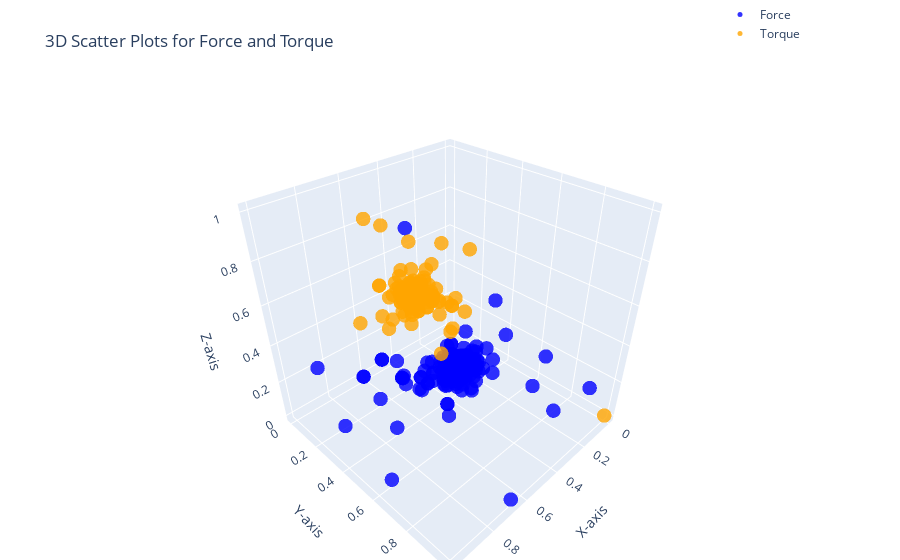

Notebook cell for this chart:
### Code cell
import plotly.graph_objects as go

# 3D scatter plot for Force (Fx, Fy, Fz)
force_plot = go.Scatter3d(
    x=cleaned_df['Fx'],
    y=cleaned_df['Fy'],
    z=cleaned_df['Fz'],
    mode='markers',
    marker=dict(size=5, color='blue', opacity=0.8),
    name='Force'
)

# 3D scatter plot for Torque (Tx, Ty, Tz)
torque_plot = go.Scatter3d(
    x=cleaned_df['Tx'],
    y=cleaned_df['Ty'],
    z=cleaned_df['Tz'],
    mode='markers',
    marker=dict(size=5, color='orange', opacity=0.8),
    name='Torque'
)

# Create subplots
fig = go.Figure()

# Add Force plot
fig.add_trace(force_plot)
fig.add_trace(torque_plot)

# Layout settings
fig.update_layout(
    title='3D Scatter Plots for Force and Torque',
    scene=dict(
        xaxis_title='X-axis',
        yaxis_title='Y-axis',
        zaxis_title='Z-axis'
    ),
    legend=dict(x=0.8, y=1.2),
    margin=dict(l=0, r=0, b=0, t=40)
)

fig.show()

### Figure 1 — Plotly figure (JSON) as saved in the notebook; plotly's stock layout.template omitted (floating-point values rounded to 4 significant figures; data arrays with more than 128 entries replaced by an {"elided": "..."} marker saying what was removed)
{"data": [{"marker": {"color": "blue", "opacity": 0.8, "size": 5}, "mode": "markers", "name": "Force", "type": "scatter3d", "x": {"elided": "705 float values"}, "y": {"elided": "705 float values"}, "z": {"elided": "705 float values"}}, {"marker": {"color": "orange", "opacity": 0.8, "size": 5}, "mode": "markers", "name": "Torque", "type": "scatter3d", "x": {"elided": "705 float values"}, "y": {"elided": "705 float values"}, "z": {"elided": "705 float values"}}], "layout": {"legend": {"x": 0.8, "y": 1.2}, "margin": {"b": 0, "l": 0, "r": 0, "t": 40}, "scene": {"xaxis": {"title": {"text": "X-axis"}}, "yaxis": {"title": {"text": "Y-axis"}}, "zaxis": {"title": {"text": "Z-axis"}}}, "title": {"text": "3D Scatter Plots for Force and Torque"}}}
